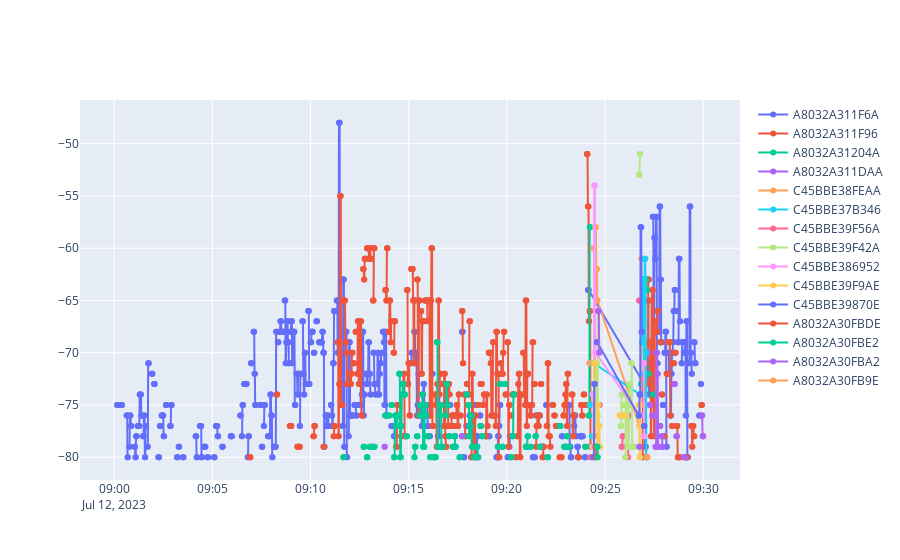

The notebook cell this image was saved under:
### Code cell
import ast
import os
from src.DataLoader import gdfLoader,ReceiverLoader
from src import API
from src.preprocessing import Preprocessor
from src.preprocessing import remove_duplicates_Cleaner,moving_average_Filter,moving_max_Filter,moving_max_averaged_Filter,blank_Filter
import pandas as pd
from src.visualization import rssi_viewer

#API call
callApi=API()
start="2023-07-12 11:00:00.000000"
end="2023-07-12 11:30:00.000000"
mac_module=ast.literal_eval(os.environ['MAC_WEAR_DICT'])['3480']
#"DD84B2E50E06"

raw_data=callApi.getRawDataForCartoWear(mac_module,pd.to_datetime(start),pd.to_datetime(end))
#Preprocessing
sampling_time=1
window='10S'
preprocessor=Preprocessor(raw_data,sampling_time=sampling_time)
rssi_df=preprocessor.set_cleaner(remove_duplicates_Cleaner())\
        .set_filter(moving_max_Filter("2s"))\
        .process()
fig=rssi_viewer(rssi_df)

### Figure 1 — Plotly figure (JSON) as saved in the notebook; plotly's stock layout.template omitted (floating-point values rounded to 4 significant figures; data arrays with more than 128 entries replaced by an {"elided": "..."} marker saying what was removed)
{"data": [{"mode": "lines+markers", "name": "A8032A311F6A", "type": "scatter", "x": {"elided": "1618 str values"}, "y": {"elided": "1618 int values"}}, {"mode": "lines+markers", "name": "A8032A311F96", "type": "scatter", "x": {"elided": "1232 str values"}, "y": {"elided": "1232 int values"}}, {"mode": "lines+markers", "name": "A8032A31204A", "type": "scatter", "x": {"elided": "805 str values"}, "y": {"elided": "805 int values"}}, {"mode": "lines+markers", "name": "A8032A311DAA", "type": "scatter", "x": {"elided": "178 str values"}, "y": {"elided": "178 int values"}}, {"mode": "lines+markers", "name": "C45BBE38FEAA", "type": "scatter", "x": ["2023-07-12T09:24:11", "2023-07-12T09:24:12", "2023-07-12T09:24:13", "2023-07-12T09:24:14", "2023-07-12T09:24:15", "2023-07-12T09:24:16", "2023-07-12T09:24:17", "2023-07-12T09:24:18", "2023-07-12T09:24:19", "2023-07-12T09:24:20", "2023-07-12T09:24:21", "2023-07-12T09:24:22", "2023-07-12T09:24:23", "2023-07-12T09:24:24", "2023-07-12T09:24:25", "2023-07-12T09:24:26", "2023-07-12T09:24:27", "2023-07-12T09:24:28", "2023-07-12T09:24:29", "2023-07-12T09:24:30", "2023-07-12T09:24:31", "2023-07-12T09:24:32", "2023-07-12T09:24:33", "2023-07-12T09:24:34", "2023-07-12T09:24:35", "2023-07-12T09:24:36", "2023-07-12T09:24:37", "2023-07-12T09:26:45", "2023-07-12T09:26:46", "2023-07-12T09:26:47", "2023-07-12T09:26:48", "2023-07-12T09:26:49", "2023-07-12T09:26:50", "2023-07-12T09:26:51", "2023-07-12T09:26:52", "2023-07-12T09:26:53", "2023-07-12T09:26:54", "2023-07-12T09:26:55", "2023-07-12T09:26:56", "2023-07-12T09:26:57"], "y": [null, -71, -71, -71, null, null, null, null, null, null, null, null, null, null, -60, -60, -60, -78, -78, -58, -58, -58, -62, -62, -62, -65, -65, -77, -77, -77, -74, -74, -74, -61, -61, -61, null, null, -75, -75]}, {"mode": "lines+markers", "name": "C45BBE37B346", "type": "scatter", "x": ["2023-07-12T09:24:13.500000", "2023-07-12T09:24:14.500000", "2023-07-12T09:24:15.500000", "2023-07-12T09:24:16.500000", "2023-07-12T09:24:17.500000", "2023-07-12T09:24:18.500000", "2023-07-12T09:24:19.500000", "2023-07-12T09:24:20.500000", "2023-07-12T09:24:21.500000", "2023-07-12T09:24:22.500000", "2023-07-12T09:24:23.500000", "2023-07-12T09:24:24.500000", "2023-07-12T09:24:25.500000", "2023-07-12T09:26:47", "2023-07-12T09:26:48", "2023-07-12T09:26:49", "2023-07-12T09:26:50", "2023-07-12T09:26:51", "2023-07-12T09:26:52", "2023-07-12T09:26:53", "2023-07-12T09:26:54", "2023-07-12T09:26:55", "2023-07-12T09:26:56", "2023-07-12T09:26:57", "2023-07-12T09:26:58", "2023-07-12T09:26:59", "2023-07-12T09:27:00", "2023-07-12T09:27:01", "2023-07-12T09:27:02", "2023-07-12T09:27:03", "2023-07-12T09:27:04", "2023-07-12T09:27:05", "2023-07-12T09:27:06", "2023-07-12T09:27:07"], "y": [-75, -75, -75, null, null, null, -78, -78, -78, null, null, -71, -71, -74, -74, -74, null, null, null, -69, -69, -63, -63, -63, -72, -72, -72, -61, -61, -61, -70, -70, -80, -80]}, {"mode": "lines+markers", "name": "C45BBE39F56A", "type": "scatter", "x": {"elided": "151 str values"}, "y": {"elided": "151 int values"}}, {"mode": "lines+markers", "name": "C45BBE39F42A", "type": "scatter", "x": {"elided": "149 str values"}, "y": {"elided": "149 int values"}}, {"mode": "lines+markers", "name": "C45BBE386952", "type": "scatter", "x": ["2023-07-12T09:24:21", "2023-07-12T09:24:22", "2023-07-12T09:24:23", "2023-07-12T09:24:24", "2023-07-12T09:24:25", "2023-07-12T09:24:26", "2023-07-12T09:24:27", "2023-07-12T09:24:28", "2023-07-12T09:24:29", "2023-07-12T09:24:30", "2023-07-12T09:24:31", "2023-07-12T09:26:46", "2023-07-12T09:26:47", "2023-07-12T09:26:48", "2023-07-12T09:26:49", "2023-07-12T09:26:50", "2023-07-12T09:26:51", "2023-07-12T09:26:52", "2023-07-12T09:26:53", "2023-07-12T09:26:54", "2023-07-12T09:26:55", "2023-07-12T09:26:56", "2023-07-12T09:26:57", "2023-07-12T09:26:58", "2023-07-12T09:26:59", "2023-07-12T09:27:00"], "y": [null, -74, -74, -74, -79, -79, -54, -54, -54, -70, -70, -76, -76, -76, null, null, null, null, null, null, null, -71, -71, -71, -78, -78]}, {"mode": "lines+markers", "name": "C45BBE39F9AE", "type": "scatter", "x": {"elided": "147 str values"}, "y": {"elided": "147 int values"}}, {"mode": "lines+markers", "name": "C45BBE39870E", "type": "scatter", "x": ["2023-07-12T09:24:24", "2023-07-12T09:24:25", "2023-07-12T09:24:26", "2023-07-12T09:24:27", "2023-07-12T09:24:28", "2023-07-12T09:24:29", "2023-07-12T09:24:30", "2023-07-12T09:24:31", "2023-07-12T09:24:32", "2023-07-12T09:24:33", "2023-07-12T09:24:34", "2023-07-12T09:24:35", "2023-07-12T09:24:36", "2023-07-12T09:26:42.500000", "2023-07-12T09:26:43.500000", "2023-07-12T09:26:44.500000", "2023-07-12T09:26:45.500000", "2023-07-12T09:26:46.500000", "2023-07-12T09:26:47.500000", "2023-07-12T09:26:48.500000", "2023-07-12T09:26:49.500000", "2023-07-12T09:26:50.500000", "2023-07-12T09:26:51.500000", "2023-07-12T09:26:52.500000", "2023-07-12T09:26:53.500000", "2023-07-12T09:26:54.500000", "2023-07-12T09:26:55.500000", "2023-07-12T09:26:56.500000", "2023-07-12T09:26:57.500000", "2023-07-12T09:26:58.500000", "2023-07-12T09:26:59.500000", "2023-07-12T09:27:00.500000"], "y": [-80, -80, -80, -73, -73, -73, null, null, null, null, null, -69, -69, -76, -76, -76, -74, -74, -74, -58, -58, -58, -68, -68, null, null, null, null, null, -77, -77, -77]}, {"mode": "lines+markers", "name": "A8032A30FBDE", "type": "scatter", "x": ["2023-07-12T09:24:30.500000", "2023-07-12T09:24:31.500000", "2023-07-12T09:24:32.500000", "2023-07-12T09:24:33.500000", "2023-07-12T09:24:34.500000"], "y": [-79, -79, -79, -80, -80]}, {"mode": "lines+markers", "name": "A8032A30FBE2", "type": "scatter", "x": ["2023-07-12T09:24:34", "2023-07-12T09:24:35", "2023-07-12T09:24:36", "2023-07-12T09:24:37", "2023-07-12T09:24:38"], "y": [null, -79, -79, -79, -80]}, {"mode": "lines+markers", "name": "A8032A30FBA2", "type": "scatter", "x": ["2023-07-12T09:24:38", "2023-07-12T09:24:39", "2023-07-12T09:24:40", "2023-07-12T09:24:41", "2023-07-12T09:24:42", "2023-07-12T09:26:43", "2023-07-12T09:26:44", "2023-07-12T09:26:45"], "y": [null, -66, -66, -66, -70, null, -79, -79]}, {"mode": "lines+markers", "name": "A8032A30FB9E", "type": "scatter", "x": ["2023-07-12T09:27:07.500000", "2023-07-12T09:27:08.500000", "2023-07-12T09:27:09.500000"], "y": [-80, -80, -80]}], "layout": {}}
